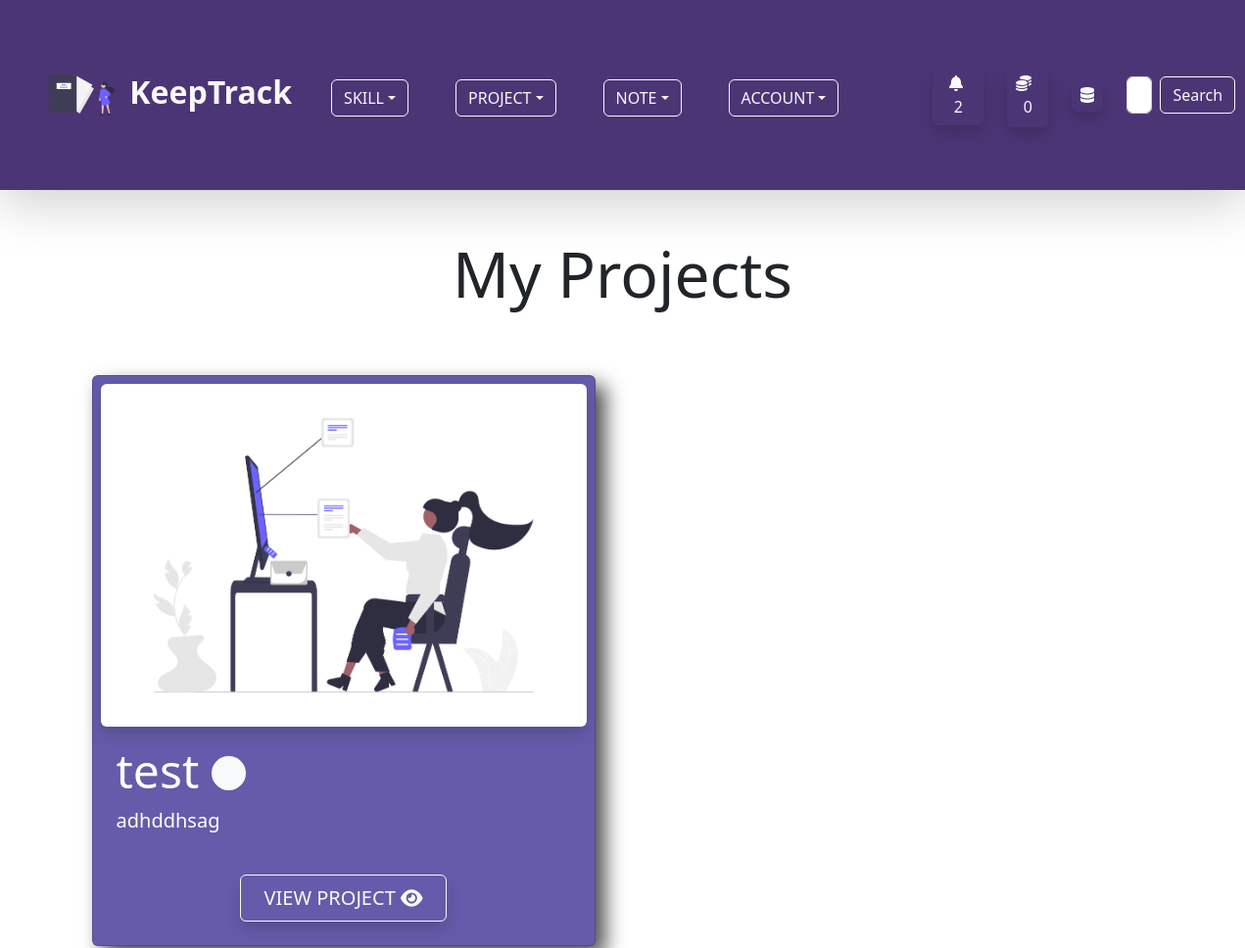
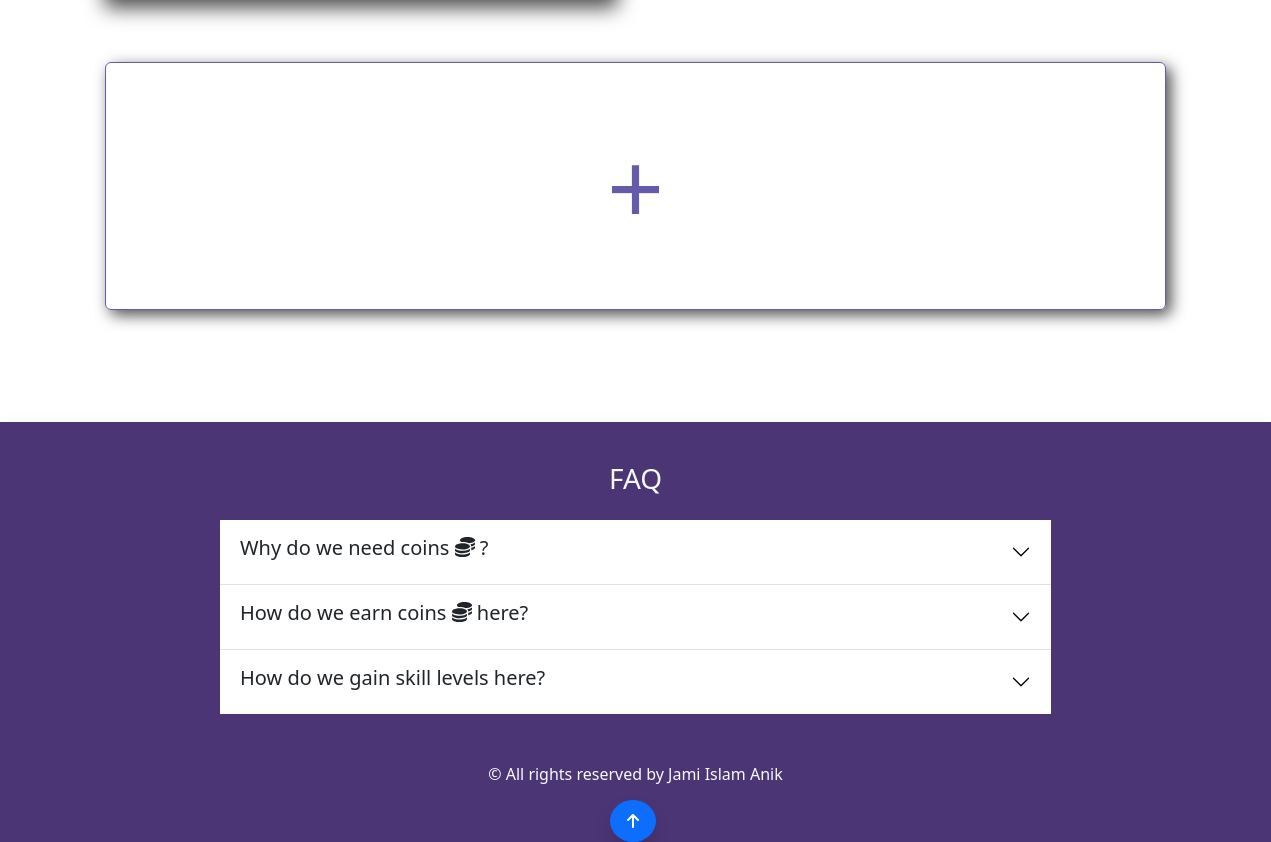
/project/ (signed in), run on the app's committed database (2 pictures, top to bottom).
### account/models.py (models this page shows, shortened)
class Profile(models.Model):
    user = models.OneToOneField(User,on_delete=models.CASCADE,null=True,blank=True)
    profile_image = models.ImageField(null=True,blank=True,upload_to='keeptrack/images/',default = 'keeptrack/default_images/default_profile_i2ejjp.png')
    username = models.CharField(max_length=255)
    first_name = models.CharField(max_length=255,null=True,blank=True)
    last_name = models.CharField(max_length=255,null=True,blank=True)
    bio = models.TextField(max_length=2000,blank=True,null=True)
    email = models.EmailField(max_length=255,blank=True,null=True)
    portfolio_site = models.URLField(max_length=500,blank=True,null=True)
    facebook = models.URLField(max_length=2000,blank=True,null=True)
    linkedin = models.URLField(max_length=2000,blank=True,null=True)
    youtube = models.URLField(max_length=2000,blank=True,null=True)
    coin = models.IntegerField(default=100,null=True,blank=True)

### project/models.py (models this page shows, shortened)
class Project(models.Model):
    owner = models.ForeignKey(Profile, on_delete=models.CASCADE,null=True,blank=True)
    skill = GenericRelation(SkillObj)
    note = GenericRelation(Note)
    title = models.CharField(max_length = 255)
    description = models.TextField(max_length=500, null=True, blank=True)
    created_at = models.DateTimeField(auto_now_add=True)
    updated_at = models.DateTimeField(auto_now = True)
    live_link = models.URLField(blank=True, null=True, max_length=500)
    code_link = models.URLField(blank=True, null=True, max_length=500)
    project_state = models.BooleanField(default=False)
    project_image = models.ImageField(null=True, blank =True, upload_to='keeptrack/images/')
    class Meta:
        ordering = ['-created_at']

### project/views.py (the view)
# urls.py: path('',views.project_page,name='project-page'),
@login_required(login_url='login-page')
def project_page(request):
    profile = request.user.profile
    queryset = profile.project_set.all()
    context = {
        'queryset':list(queryset),
    }
    return render(request,"project/project_page.html",context)

### project/templates/project/project_page.html (shortened to what this page needs)
{% extends 'base.html' %}
{% load static %}
{% block content %}
<div class="container">
    <h3 class="mb-5 display-3 text-center">My Projects</h3>
    <div class="row">
{% if queryset %}
        {% for project in queryset %}
        <div class="col col-12 col-md-6">
            <div class="card p-2 mx-3 my-3" id="project-page-card">
                {% if project.project_image %}
                <img src="{{ project.project_image.url }}" class="img-fluid w-100 shadow rounded" id="project-image-h"
                    alt="Project Image" />
                {% else %}
                <img src="{% static 'images/default_project.png' %}" class="img-fluid w-100 shadow rounded"
                    id="project-image-h" alt="Project Image" />
                {% endif %}
                <div class="card-body text-white">
                    <h1 class="card-title display-5">{{ project.title }}
                        {% if project.project_state != True %}
                        <span class="fs-1"><i class="fas fa-circle fa-sm fa-fade text-light"></i></span>
                        {% endif %}
                    </h1>
                    {% if project.description %}
                    <p class="lead"> {{ project.description }}</p>
                    {% else %}
                    <p class="lead">Please add a description to the project.</p>
                    {% endif %}
                    <div class="text-center"><a href="{% url 'single-project-page' project.id %}"
                            class="btn btn-outline-light py-2 px-4 fs-5 mt-4 shadow">VIEW PROJECT
                            <span><i class="fas fa-eye"></i></span>
                        </a></div>
                </div>
            </div>
        </div>
        {% endfor %}
        {% else %}
        <p class="lead text-center">You do not have any project yet.</p>
        {% endif %}
    </div>
    <div class="col col-12">
        <a href="{% url 'project-form-page-create' %}?page=create" class="btn p-5 my-5" id="project-page-btn">+</a>
    </div>
</div>
{% endblock %}

### templates/navbar.html (shortened to what this page needs)
{% load static %}
<nav class="navbar navbar-expand-lg navbar-light mb-5 shadow-lg" id="custom-bg">
  <div class="container-fluid p-3 p-md-5">
    <a class="navbar-brand fs-2 text-light fw-bold" href="{% url 'home-page' %}">
      <img src="{% static 'svg/undraw_personal_notebook_re_d7dc.svg' %}" alt="icon" class="me-1 bg-transparent"
        width="72" height="72">
      KeepTrack
    </a>
    <div class="collapse navbar-collapse" id="navbarSupportedContent">
      <ul class="navbar-nav me-auto mb-2 mb-lg-0 px-4 fs-3">
        {% if user.is_authenticated %}
        <li class="nav-item dropdown me-5 mb-3 mb-md-0">
          <button class="btn btn-outline-light dropdown-toggle text-uppercase" id="navbarWithDropdown"
            data-bs-toggle="dropdown" role="button" aria-expanded="false">Skill</button>
        </li>
        <li class="nav-item dropdown me-5 mb-3 mb-md-0">
          <button class="btn btn-outline-light dropdown-toggle text-uppercase" id="navbarWithDropdown"
            data-bs-toggle="dropdown" role="button" aria-expanded="false">Project</button>
        </li>
        <li class="nav-item dropdown me-5 mb-3 mb-md-0">
          <button class="btn btn-outline-light dropdown-toggle text-uppercase" id="navbarWithDropdown"
            data-bs-toggle="dropdown" role="button" aria-expanded="false">Note</button>
        </li>
        {% endif %}
        <li class="nav-item dropdown me-5 mb-3 mb-md-0">
          <button class="btn btn-outline-light dropdown-toggle text-uppercase" id="navbarWithDropdown"
            data-bs-toggle="dropdown" role="button" aria-expanded="false">Account</button>
        </li>
      </ul>
      {% if user.is_authenticated %}
      <button class="btn mx-4 shadow text-light" data-bs-toggle="modal"
                    data-bs-target="#notificationModal"><span class="ps-1"><i class="fas fa-bell fa-bounce pe-2"></i>
                      {{ user.profile.notification_set.count }}
                    </span>
                </button>
      <a href="{% url 'note-page' %}" class="btn text-light p-2 me-4 shadow rounded my-2"><i class="fas fa-coins fa-bounce pe-2"></i>{{ user.profile.coin }} </a>
      {% if user.is_superuser %}
      <a href="{% url 'dashboard' %}" class="btn text-light p-1 px-2 me-4 shadow rounded my-2"><i class="fas fa-database fa-bounce"></i></a>
      {% endif %}
      {% endif %}
      <form class="d-flex my-2" method="POST" action="{% url 'home-page' %}">
        <input class="form-control me-2" type="search" placeholder="Search Users by username..." aria-label="Search" name="searched">
        <button class="btn btn-outline-light" type="submit">Search</button>
      </form>
    </div>
  </div>
</nav>

### static/css/app.css (style rules this page uses)
#custom-bg { background-color: #4C3575; }
#project-page-card { background-color: #645CAA; box-shadow: 10px 10px 20px rgb(0, 0, 0 , 0.7); }
#project-image-h { height: 350px; }
#project-page-btn { width: 95%; display: block; margin-left: auto; margin-right: auto; border:1px solid #645CAA; font-size: 100px; color: #645CAA; box-shadow: 5px 5px 15px rgb(0, 0, 0 , 0.7); }

### data on the page
Project: title "test", project_state False (drawn), description "adhddhsag"

### other printed values
{{ user.profile.notification_set.count }} "2"
{{ user.profile.coin }} "0"
